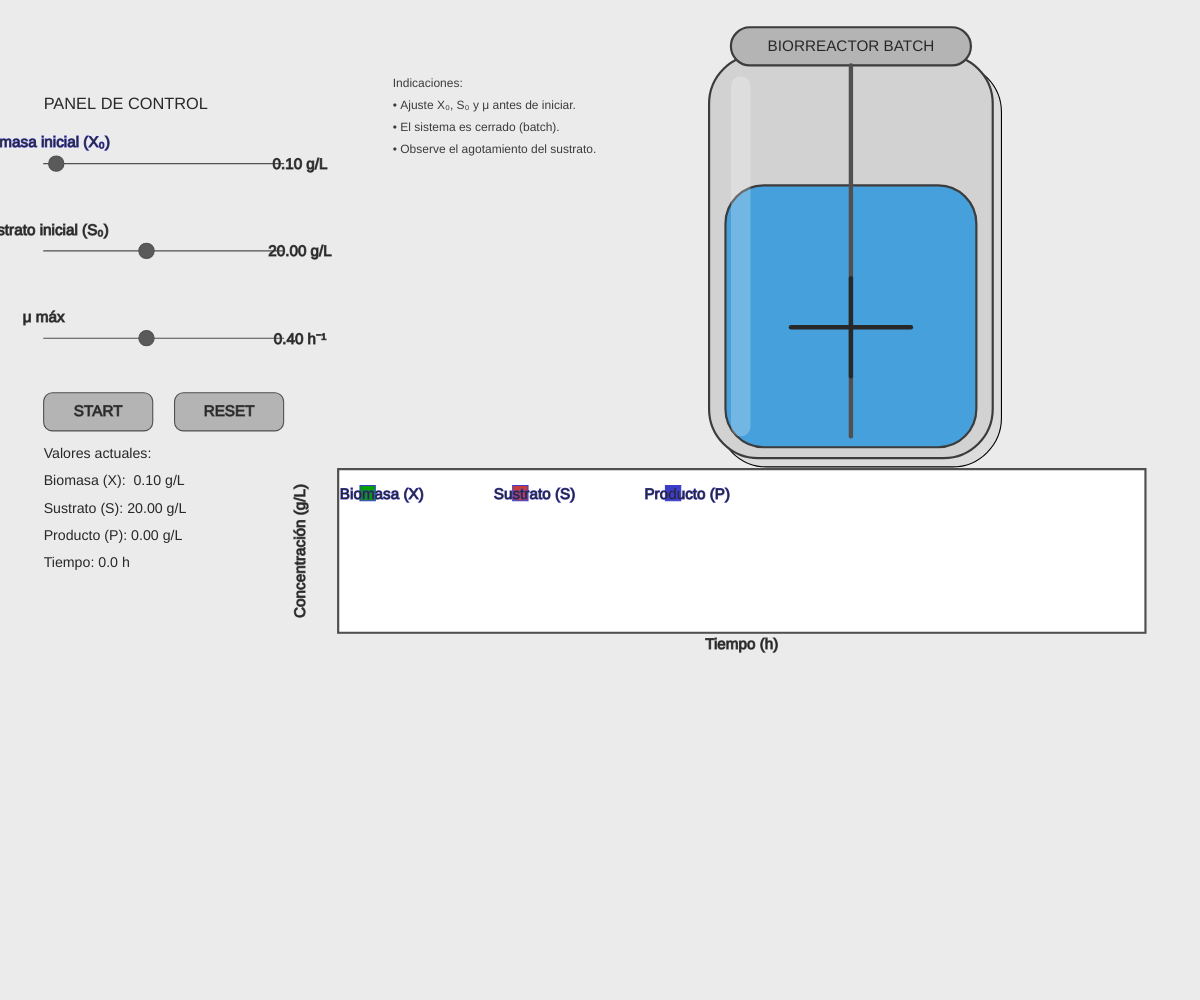
Frame 1 (no input)
Frame 60 (no input): identical to frame 1, image omitted
Frame 120 (the mouse pressed at the canvas centre since frame 60): identical to frame 1, image omitted

The p5.js sketch that drew this single still picture (run headless with seeded random() and noise() and a simulated clock; from frame 60 on, the mouse is pressed at the canvas centre):

// p5.js sketch
// ── sketch.js
// =========================================
// LABORATORIO VIRTUAL - CULTIVO BATCH
// p5.js – SIMULADOR INTERACTIVO
// =========================================

// ---------- VARIABLES DEL PROCESO ----------
let X, S, P;
let muMax = 0.4;
let Ks = 0.5;
let Yxs = 0.5;
let Ypx = 0.2;

let X0 = 0.1;
let S0 = 20;

let dt = 0.03;
let running = false;
let angle = 0;
let t = 0;

// ---------- ESCALA ----------
let scaleFactor = 1;

// ---------- SLIDERS ----------
let sliderX0, sliderS0, sliderMu;

// ---------- BOTONES ----------
let btnStart, btnReset;

// ---------- DATOS ----------
let Xv = [];
let Sv = [];
let Pv = [];

function setup() {
  createCanvas(windowWidth, windowHeight);
  pixelDensity(1);
  textFont("Arial");
  resetSimulation();

  sliderX0 = new Slider(40, 150, 220, 0.05, 1.0, X0, "Biomasa inicial (X₀)", "g/L");
  sliderS0 = new Slider(40, 230, 220, 5, 40, S0, "Sustrato inicial (S₀)", "g/L");
  sliderMu = new Slider(40, 310, 220, 0.1, 0.8, muMax, "μ máx", "h⁻¹");

  btnStart = new Button(40, 360, 100, 35, "START");
  btnReset = new Button(160, 360, 100, 35, "RESET");
}

function windowResized() {
  resizeCanvas(windowWidth, windowHeight);
}

// ---------- LOOP PRINCIPAL ----------
function draw() {
  background(235);

  scaleFactor = min(width / 1100, height / 600);
  push();
  scale(scaleFactor);

  drawPanel();
  drawReactor();
  drawGraphs();

  sliderX0.display();
  sliderS0.display();
  sliderMu.display();

  btnStart.display();
  btnReset.display();

  pop();

  if (running) updateModel();
}

// ---------- MODELO BATCH ----------
function updateModel() {
  if (S <= 0) {
    S = 0;
    running = false;
    return;
  }

  let mu = muMax * S / (Ks + S);

  X += mu * X * dt;
  S -= (1 / Yxs) * mu * X * dt;
  P += Ypx * mu * X * dt;

  Xv.push(X);
  Sv.push(S);
  Pv.push(P);

  angle += 0.1;
  t += dt;
}

// ---------- REACTOR ----------
function drawReactor() {
  push();
  translate(650, 50);

  fill(160, 160, 160, 50);
  rect(8, 8, 260, 370, 45);

  stroke(60);
  strokeWeight(2);
  fill(210);
  rect(0, 0, 260, 370, 45);

  fill(180);
  rect(20, -25, 220, 35, 20);

  fill(70, 160, 220);
  rect(15, 120, 230, 240, 35);

  noStroke();
  fill(255, 255, 255, 60);
  rect(20, 20, 18, 330, 30);

  stroke(80);
  strokeWeight(4);
  line(130, 10, 130, 350);

  push();
  translate(130, 250);
  rotate(angle);
  stroke(40);
  strokeWeight(4);
  line(-55, 0, 55, 0);
  line(0, -45, 0, 45);
  pop();

  pop();

  fill(40);
  textAlign(CENTER);
  textSize(14);
  text("BIORREACTOR BATCH", 780, 47);
}

// ---------- PANEL ----------
function drawPanel() {
  fill(40);
  textAlign(LEFT);
  textSize(15);
  text("PANEL DE CONTROL", 40, 100);

  textSize(13);
  text("Valores actuales:", 40, 420);
  text("Biomasa (X):  " + nf(X, 1, 2) + " g/L", 40, 445);
  text("Sustrato (S): " + nf(S, 1, 2) + " g/L", 40, 470);
  text("Producto (P): " + nf(P, 1, 2) + " g/L", 40, 495);
  text("Tiempo: " + nf(t, 1, 1) + " h", 40, 520);

  textSize(11);
  fill(60);
  text("Indicaciones:", 360, 80);
  text("• Ajuste X₀, S₀ y μ antes de iniciar.", 360, 100);
  text("• El sistema es cerrado (batch).", 360, 120);
  text("• Observe el agotamiento del sustrato.", 360, 140);
}

// ---------- GRAFICAS ----------
function drawGraphs() {
  let gx = 310, gy = 430, gw = 740, gh = 150;

  fill(255);
  stroke(80);
  strokeWeight(2);
  rect(gx, gy, gw, gh);

  strokeWeight(1);
  line(gx, gy, gx, gy + gh);
  line(gx, gy + gh, gx + gw, gy + gh);

  fill(40);
  textAlign(CENTER);
  text("Tiempo (h)", gx + gw / 2, gy + gh + 15);

  push();
  translate(gx - 30, gy + gh / 2);
  rotate(-HALF_PI);
  text("Concentración (g/L)", 0, 0);
  pop();

  drawCurve(Xv, gx, gy, gh, color(0, 160, 0), 4);
  drawCurve(Sv, gx, gy, gh, color(200, 60, 60), 4);
  drawCurve(Pv, gx, gy, gh, color(60, 60, 200), 4);

  let lx = gx + 20;
  let ly = gy + 15;

  fill(0, 160, 0); rect(lx, ly, 14, 14);
  fill(40); text("Biomasa (X)", lx + 20, ly + 12);

  fill(200, 60, 60); rect(lx + 140, ly, 14, 14);
  fill(40); text("Sustrato (S)", lx + 160, ly + 12);

  fill(60, 60, 200); rect(lx + 280, ly, 14, 14);
  fill(40); text("Producto (P)", lx + 300, ly + 12);
}

function drawCurve(data, x, y, h, c, scale) {
  stroke(c);
  noFill();
  beginShape();
  for (let i = 0; i < data.length; i++) {
    vertex(x + i, y + h - data[i] * scale);
  }
  endShape();
}

// ---------- RESET ----------
function resetSimulation() {
  X = sliderX0 ? sliderX0.value : X0;
  S = sliderS0 ? sliderS0.value : S0;
  muMax = sliderMu ? sliderMu.value : muMax;
  P = 0;
  t = 0;

  Xv = [];
  Sv = [];
  Pv = [];

  running = false;
}

// ---------- MOUSE ----------
function mousePressed() {
  let mx = mouseX / scaleFactor;
  let my = mouseY / scaleFactor;

  sliderX0.check(mx, my);
  sliderS0.check(mx, my);
  sliderMu.check(mx, my);

  if (btnStart.over(mx, my)) {
    resetSimulation();
    running = true;
  }

  if (btnReset.over(mx, my)) resetSimulation();
}

function mouseDragged() {
  let mx = mouseX / scaleFactor;
  sliderX0.update(mx);
  sliderS0.update(mx);
  sliderMu.update(mx);
}

function mouseReleased() {
  sliderX0.release();
  sliderS0.release();
  sliderMu.release();
}

// ---------- CLASES ----------
class Slider {
  constructor(x, y, w, minV, maxV, v, label, unit) {
    this.x = x;
    this.y = y;
    this.w = w;
    this.minV = minV;
    this.maxV = maxV;
    this.value = v;
    this.label = label;
    this.unit = unit;
    this.drag = false;
  }

  display() {
    fill(40);
    text(this.label, this.x, this.y - 15);

    stroke(80);
    line(this.x, this.y, this.x + this.w, this.y);

    let px = map(this.value, this.minV, this.maxV, this.x, this.x + this.w);
    fill(90);
    ellipse(px, this.y, 14, 14);

    fill(40);
    text(nf(this.value, 1, 2) + " " + this.unit, this.x + this.w + 15, this.y + 5);
  }

  check(mx, my) {
    let px = map(this.value, this.minV, this.maxV, this.x, this.x + this.w);
    if (dist(mx, my, px, this.y) < 10) this.drag = true;
  }

  update(mx) {
    if (this.drag) {
      let nx = constrain(mx, this.x, this.x + this.w);
      this.value = map(nx, this.x, this.x + this.w, this.minV, this.maxV);
    }
  }

  release() {
    this.drag = false;
  }
}

class Button {
  constructor(x, y, w, h, label) {
    this.x = x;
    this.y = y;
    this.w = w;
    this.h = h;
    this.label = label;
  }

  display() {
    fill(180);
    rect(this.x, this.y, this.w, this.h, 8);
    fill(40);
    textAlign(CENTER, CENTER);
    text(this.label, this.x + this.w / 2, this.y + this.h / 2);
  }

  over(mx, my) {
    return mx > this.x && mx < this.x + this.w &&
           my > this.y && my < this.y + this.h;
  }
}
